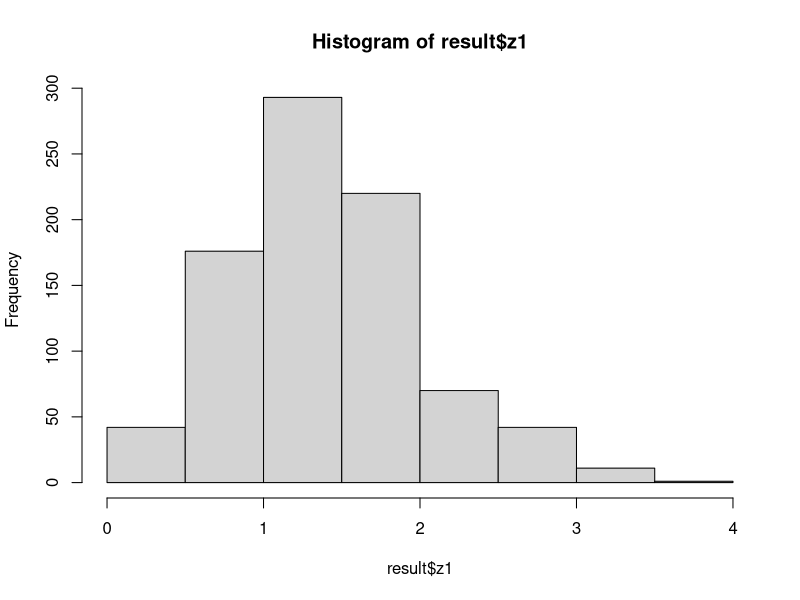
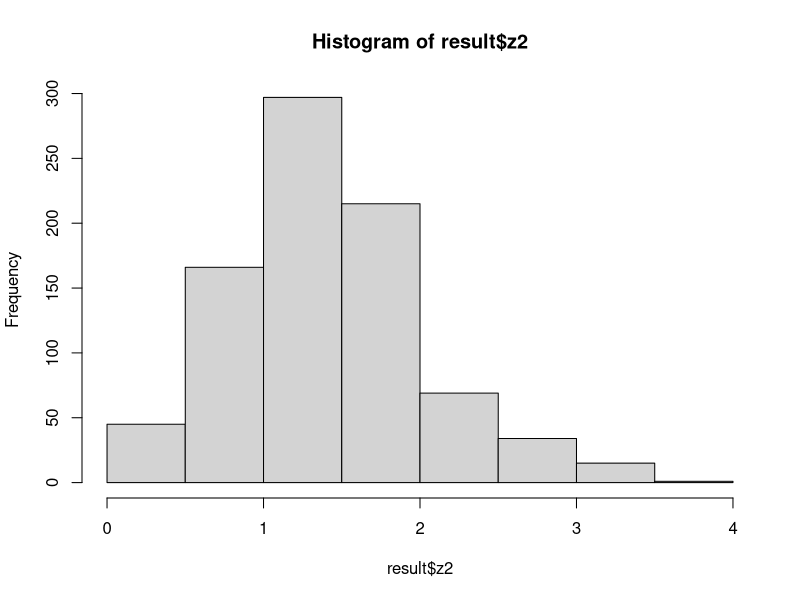

R code for these plots, in order: (Note: this script raises an error after producing the figures.)
          ######################
          # Accept and Reject #
          #####################

# predefined 1 Million iterations for every tests
n <- 1000

# Accept reject method #

# suppose we want samples from std normal distribution where x~N(0,1)
# this will be our main f(x)
# there will be a proposed function g(x)
# majoring constant which will be always be c >= f(x) / g(x)

# uniform distribution u that will meet the requirement u < f(x) / c.g(x) to accept
f_x <- function(x) {
  return((1/sqrt(2*pi)) * x^2/2)
}

g_x <- function(x) {
  return(exp(x))
}

c <- f_x(1) / g_x(1)


accept_reject_method <- function(f, g, n, a, b, c) {
  count <- 0
  xsample <- c()
  for(i in 1:n) {
    x <- runif(1, a, b)
    u <- runif(1)
    if(u <= f(x) / (c * g(x)))
      count = count + 1
    xsample[count] <- x
  }
  return(list(count = count, xsample = xsample))
}

accept_result <- accept_reject_method(f_x, g_x, 200, 0, 1, c)
print((accept_result$count))
print(length(accept_result$xsample))

# box muller # 

box_muller <- function(n) {
  u <- runif(n, 0, 1)
  v <- runif(n, 0, 1)
  
  z1 <- sqrt(-2*log(u)+cos(2*pi*v))
  z2 <- sqrt(-2*log(u)+sin(2*pi*v))
  return(list(z1 = z1, z2 = z2))
}

result <- box_muller(1000)


hist(result$z1)
hist(result$z2)

      #######################
      #improved box muller # 
      #######################

improved_box_muller <- function(n) {
  Z1 <- c()
  Z2 <- c()
  w <- 0
  
  while(i < n){
    u <- runif(1, -1, 1) # range between -1 to 1
    v <- runif(1, -1, 1)  # range between -1 to 1
    z <- u^2 + v^2
    if(z<1){
      w <- sqrt(-2*log(z)/z)
      i = i + 1
      Z1[i] <- u * w
      Z2[i] <- v * w
    }
    
  }
  return(list(Z1 = Z1, Z2 = Z2))
}

result <- improved_box_muller(n)

hist(result$Z1)
hist(result$Z2)
          ######################################
            # Monte Carlo: Hit and Miss method # 
          ######################################
f <- function(x) {
  return(2*x - 1)
}

curve(f, 3, 5)

hit_miss <- function(f, n, a, b, c, d) {
  z <- 0
  
  for(i in 1:n){
    x <- runif(1, a, b)
    y <- runif(1, c, d)
    if(y <= f(x)) {
      z = z+1
    }
  }
  return((b-a)*(d-c)*z/n + c*(b-a))
}

hit_miss(f, n, 3, 5, 5, 9)
    
    ########################
    # improved monte carlo # 
    ########################


imrpoved_hit_miss <- function(f, n, a, b) {
  func <- c()
  for(i in 1:n) {
    y = runif(1, a, b)
    func[i] <- f(y)
  }
  return(sum(func)/n * (b-a))
}

imrpoved_hit_miss(f, n, 3, 5)

      ########################
      # Importance sampling # 
      ########################


#Using exponential function

fx <- function(x) {
  return(x^3+sqrt(x))*exp(x^2+2*x+7)
}

curve(fx)

x_sample <- rexp(n , 11)

q_pdf <- dexp(x_sample, 11)

imp_estimate <- mean(fx(x_sample)/q_pdf)
imp_estimate


u <- runif(n)
u

uniform_estimate <- mean(u)
uniform_estimate



#Using Beta to estimate the function

curve(fx)
curve(dbeta(x, 6, 1))

beta_samples <- rbeta(n, 6, 1)

q_betapdf <- dbeta(beta_samples, 6, 1)

imp_esti_beta <- mean(fx(beta_samples)/q_betapdf)
imp_esti_beta


#Using normal distribution
# proposed distribution N~(0.5, 0.1)

xsamples <- rnorm(n, mean = 0.5, sd = 0.1)
xsamples

qnorm <- dnorm(xsamples, mean = 0.5, sd = 0.1)
qnorm

sample_esti_norm <- mean(fx(xsamples)/qnorm)
sample_esti_norm


var_imp_norm <- var(fx(xsamples)/qnorm) / n
var_imp_norm

# Now,

target_density <- function(x) {
  return(dnorm(x))
}


proposal_density <- function(x) {
  return(dunif(x, min = -3, max = 3))
}


samples <- runif(n, min = -3, max = 3)


weights <- target_density(samples) / proposal_density(samples)
weights


normalized_weights <- weights / sum(weights)
normalized_weights

estimate_mean <- sum(samples * normalized_weights)
print(estimate_mean)


#estimate mean of N~(1, 0.5) from -2 to 4 
target_function <- function(x) {
  return(dnorm(x, mean = 1, sd = 0.5))
}


proposal_function <- function(x) {
  return(dunif(x, min = -2, max = 4))
}


u <- runif(n, min = -2, max = 2)

weights <- target_function(u) / proposal_function(u)

normalized_weights <- weights / sum(weights)

estimated_mean <- sum(u * normalized_weights)
print(estimated_mean)


    ########################
    # Antithetic Sampling # 
    ########################

x <- runif(100)
y <- 1 - x
a <- 0
b <- 1
u <- runif(n, a, b)
f_x <- exp(u ^ 2 )
crude_mean <- mean(f_x) * (b-a)
se_crude <- sqrt(var(f_x)/ n)


v <- runif(n/2, a, b)
f1 <- exp(v ^ 2)
f2 <- exp(1 - v ^ 2) # important: will use the function of y = 1-x

f <- (f1+f2) / 2

estimated_mean <- mean(f) * (b-a)

estimated_se <- sqrt(var(f)/ (n/2))

crude_mean
estimated_mean
se_crude
estimated_se


#ex2 


u <- runif(1000)

f_X <- u^3-7*u^2+1

crude_mean <- mean(f_x)

se_crude <- sqrt(var(f_x)/ 1000)



v <- runif(500)

f1 <- v^3-7*v^2+1
f2 <- ((1-v)^3-7*(1-v)^2+1)

f <- abs(f1+f2) / 2

esti_mean <- mean(f)

esti_se <- sqrt(var(f) / 500)

crude_mean
se_crude
esti_mean
esti_se
